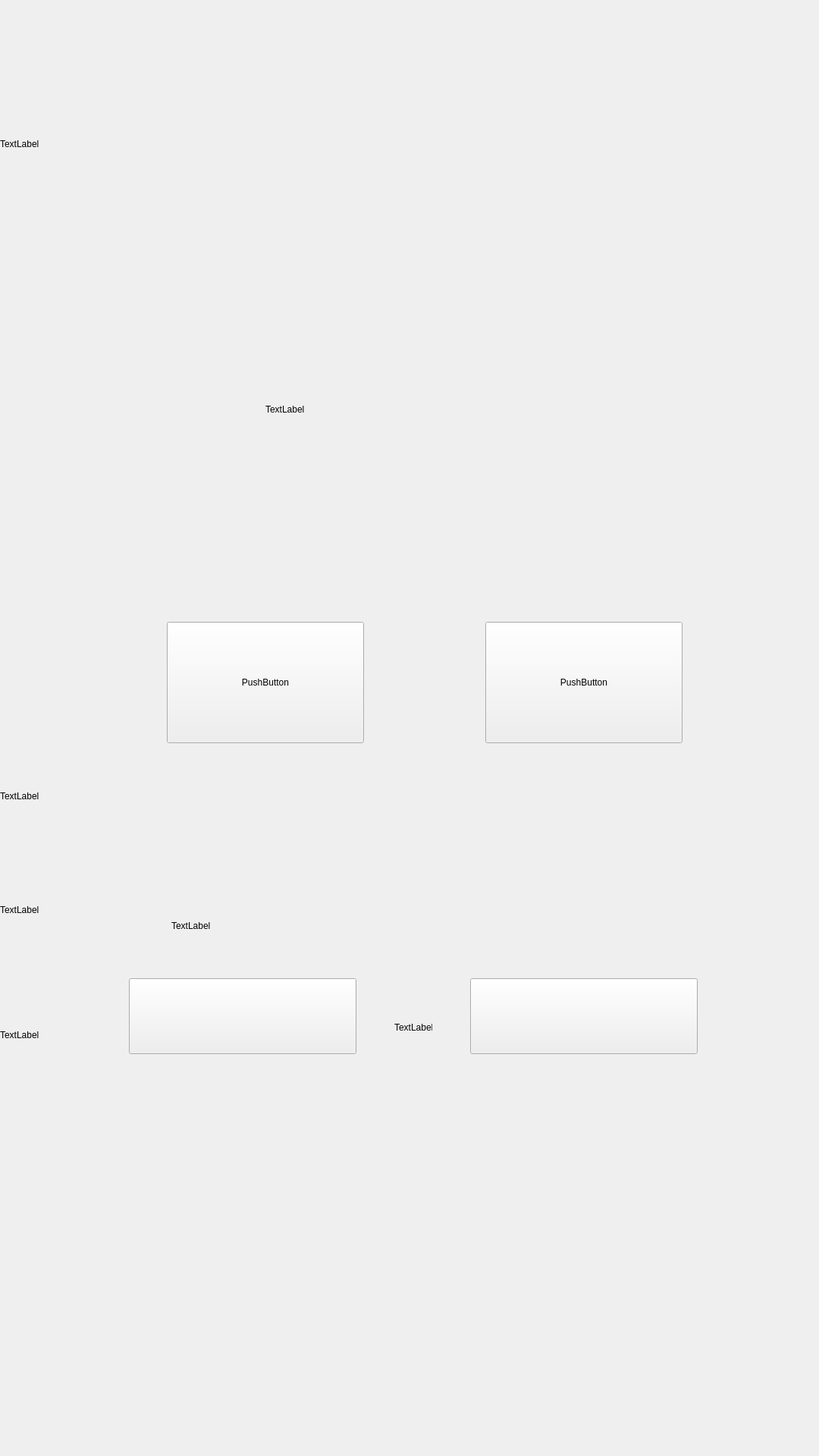
<?xml version="1.0" encoding="UTF-8"?>
<ui version="4.0">
 <class>payment</class>
 <widget class="QWidget" name="payment">
  <property name="geometry">
   <rect>
    <x>0</x>
    <y>0</y>
    <width>1080</width>
    <height>1920</height>
   </rect>
  </property>
  <property name="windowTitle">
   <string>Form</string>
  </property>
  <widget class="QLabel" name="productLabel">
   <property name="geometry">
    <rect>
     <x>0</x>
     <y>100</y>
     <width>1080</width>
     <height>180</height>
    </rect>
   </property>
   <property name="text">
    <string>TextLabel</string>
   </property>
  </widget>
  <widget class="QLabel" name="imageLabel">
   <property name="geometry">
    <rect>
     <x>350</x>
     <y>340</y>
     <width>400</width>
     <height>400</height>
    </rect>
   </property>
   <property name="text">
    <string>TextLabel</string>
   </property>
  </widget>
  <widget class="QLabel" name="priceLabel">
   <property name="geometry">
    <rect>
     <x>0</x>
     <y>950</y>
     <width>1080</width>
     <height>200</height>
    </rect>
   </property>
   <property name="text">
    <string>TextLabel</string>
   </property>
  </widget>
  <widget class="QLabel" name="totalLabel">
   <property name="geometry">
    <rect>
     <x>0</x>
     <y>1150</y>
     <width>1080</width>
     <height>100</height>
    </rect>
   </property>
   <property name="text">
    <string>TextLabel</string>
   </property>
  </widget>
  <widget class="QPushButton" name="goBackButton">
   <property name="geometry">
    <rect>
     <x>170</x>
     <y>1290</y>
     <width>300</width>
     <height>100</height>
    </rect>
   </property>
   <property name="text">
    <string/>
   </property>
  </widget>
  <widget class="QLabel" name="orLabel">
   <property name="geometry">
    <rect>
     <x>520</x>
     <y>1330</y>
     <width>50</width>
     <height>50</height>
    </rect>
   </property>
   <property name="text">
    <string>TextLabel</string>
   </property>
  </widget>
  <widget class="QLabel" name="tapLabel">
   <property name="geometry">
    <rect>
     <x>680</x>
     <y>1300</y>
     <width>300</width>
     <height>100</height>
    </rect>
   </property>
   <property name="text">
    <string>TextLabel</string>
   </property>
  </widget>
  <widget class="QLabel" name="arrowLabel">
   <property name="geometry">
    <rect>
     <x>840</x>
     <y>1540</y>
     <width>161</width>
     <height>251</height>
    </rect>
   </property>
   <property name="text">
    <string/>
   </property>
   <property name="pixmap">
    <pixmap>:/assets/up_arrow.png</pixmap>
   </property>
  </widget>
  <widget class="QLabel" name="processLabel">
   <property name="geometry">
    <rect>
     <x>0</x>
     <y>1290</y>
     <width>1080</width>
     <height>150</height>
    </rect>
   </property>
   <property name="text">
    <string>TextLabel</string>
   </property>
  </widget>
  <widget class="QPushButton" name="payButton">
   <property name="geometry">
    <rect>
     <x>620</x>
     <y>1290</y>
     <width>300</width>
     <height>100</height>
    </rect>
   </property>
   <property name="text">
    <string/>
   </property>
  </widget>
  <widget class="QLabel" name="declineLabel">
   <property name="geometry">
    <rect>
     <x>226</x>
     <y>1150</y>
     <width>691</width>
     <height>141</height>
    </rect>
   </property>
   <property name="text">
    <string>TextLabel</string>
   </property>
  </widget>
  <widget class="QPushButton" name="priceVolume1Button">
   <property name="geometry">
    <rect>
     <x>220</x>
     <y>820</y>
     <width>260</width>
     <height>160</height>
    </rect>
   </property>
   <property name="text">
    <string>PushButton</string>
   </property>
  </widget>
  <widget class="QPushButton" name="priceVolume2Button">
   <property name="geometry">
    <rect>
     <x>640</x>
     <y>820</y>
     <width>260</width>
     <height>160</height>
    </rect>
   </property>
   <property name="text">
    <string>PushButton</string>
   </property>
  </widget>
 </widget>
 <resources/>
 <connections/>
</ui>
